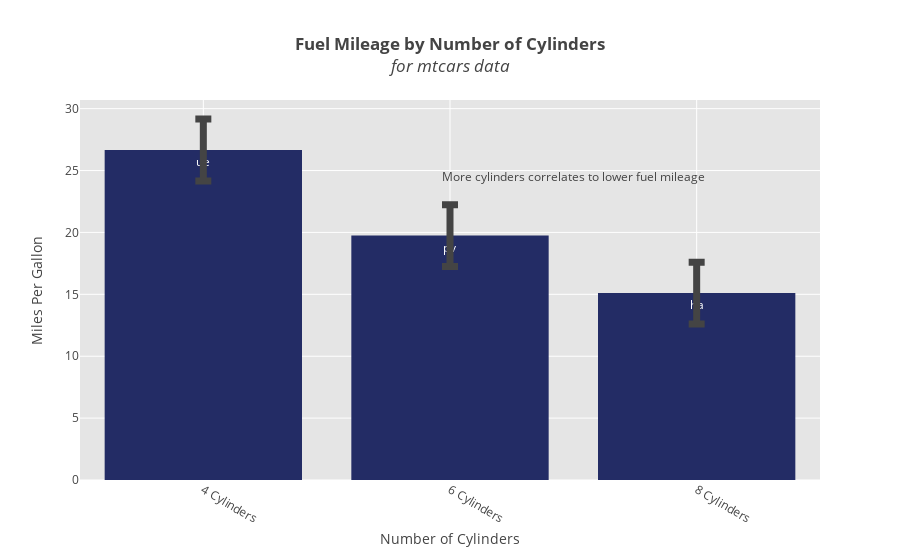

Notebook source saved alongside this figure:
### Markdown cell above
Preview the results again:

### Code cell
# view plot inline 
fig = barplot.create_graph(**args)

### Figure 1 — Plotly figure (JSON) as saved in the notebook; plotly's stock layout.template omitted (floating-point values rounded to 4 significant figures)
{"data": [{"error_y": {"array": [2.5, 2.5, 2.5], "thickness": 7, "type": "data", "visible": true, "width": 8}, "marker": {"color": "#232C65"}, "name": "mpg", "text": ["ue", "pv", "ha"], "type": "bar", "uid": "ca0178bb-458c-4199-8ab7-5c65b6756771", "x": ["4 Cylinders", "6 Cylinders", "8 Cylinders"], "y": [26.66, 19.74, 15.1]}], "layout": {"annotations": [{"showarrow": false, "text": "More cylinders correlates to lower fuel mileage", "x": 1.5, "y": 24.5}], "hovermode": "closest", "plot_bgcolor": "rgb(229, 229, 229)", "title": "<b>Fuel Mileage by Number of Cylinders</b><br><i>for mtcars data</i>", "xaxis": {"gridcolor": "rgb(255,255,255)", "tickangle": 30, "title": "Number of Cylinders", "zerolinecolor": "rgb(255,255,255)"}, "yaxis": {"gridcolor": "rgb(255,255,255)", "title": "Miles Per Gallon", "zerolinecolor": "rgb(255,255,255)"}}}
